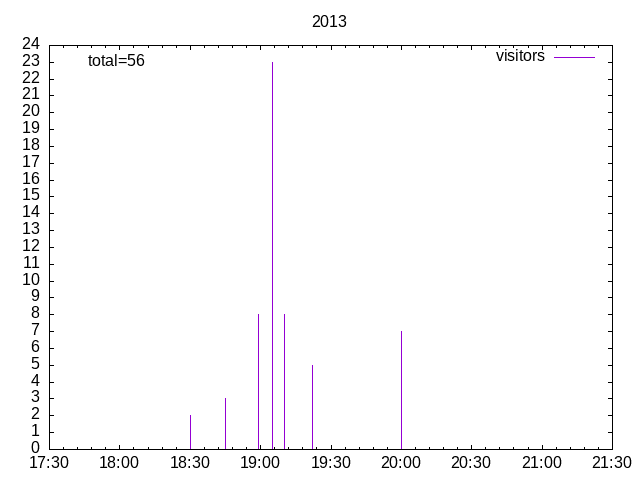

Source code (gnuplot):
set xdata time
set timefmt "%H:%M"
set xrange ["17:30":"21:30"]
set yrange [0:24]
set ytics 0,1
set format x "%H:%M"
set title '2013'
set terminal png
set output '2013.png'
set label 1 "total=56" at 64000,23
plot '2013.dat' index 0 using 1:2 with impulses title 'visitors'
